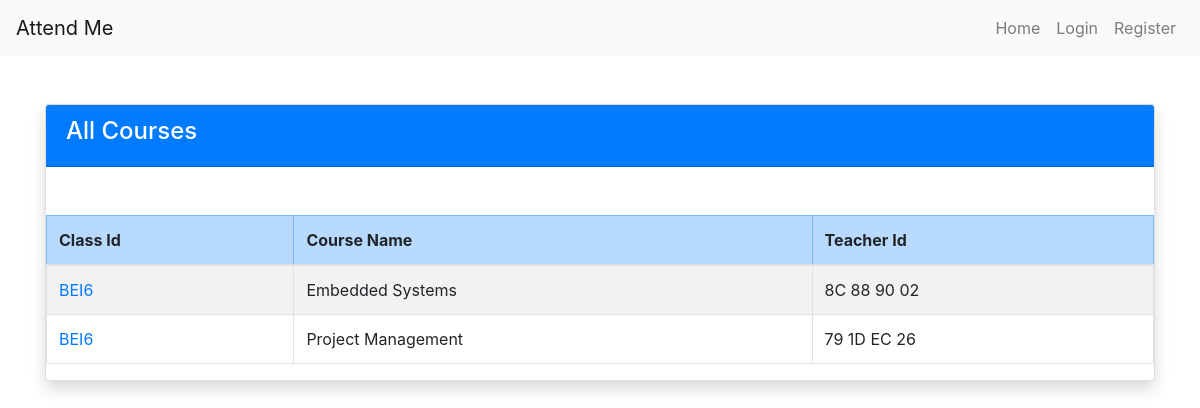
The page /admin/courses (signed in) on the database its author committed.
### main.py (models this page shows)
class Course_details(db.Model):
    course: Mapped[str] = mapped_column(String(100), nullable=False)
    courseid: Mapped[str] = mapped_column(String(100), primary_key=True)
    teacherid: Mapped[str] = mapped_column(String(100), nullable=False)
    classid: Mapped[str] = mapped_column(String(100), nullable = False)

### main.py (the view)
@app.route('/admin/courses', methods=['GET'])
def get_courses():
    if session.get('user_role', '') != 'admin':
        flash("Unauthorized access!", "danger")
        return redirect(url_for('home'))
    courses = Course_details.query.all()  # This fetches all the rows
    course_list = []  # Empty list to store dictionaries
    for course in courses:
        course_list.append({
            'course': course.course,
            'classid': course.classid,
            'teacherid': course.teacherid
        })
    print("courses: ",course_list)
    return render_template('course_list.html', course_list=course_list)

### templates/course_list.html
{% extends "base.html" %}
{% block content %}
<div class="container mt-5">
    <div class="card shadow">
        <div class="card-header bg-primary text-white">
            <h4>All Courses</h4>
        </div>
        <div class="table-responsive mt-5">
        <table class="table table-striped table-hover table-bordered">
            <thead class="table-primary">
                <tr>
                    <th>Class Id</th>
                    <th>Course Name</th>
                    <th>Teacher Id</th>
                </tr>
            </thead>
            <tbody>
                {% for course in course_list %}
                <tr>
                    <td><a href="{{ url_for('course_details', classid =course.classid, course_name= course.course) }}" class="text-decoration-none text-primary">{{ course.classid }}</a></td>
                    <td>{{ course.course }}</td>
                    <td>{{ course.teacherid }}</td>
                </tr>
                {% endfor %}
            </tbody>
        </table>
    </div>
    </div>
</div>
{% endblock %}

### rows shown on the page
Course_details: classid "BEI6", course "Embedded Systems", teacherid "8C 88 90 02"
Course_details: classid "BEI6", course "Project Management", teacherid "79 1D EC 26"
